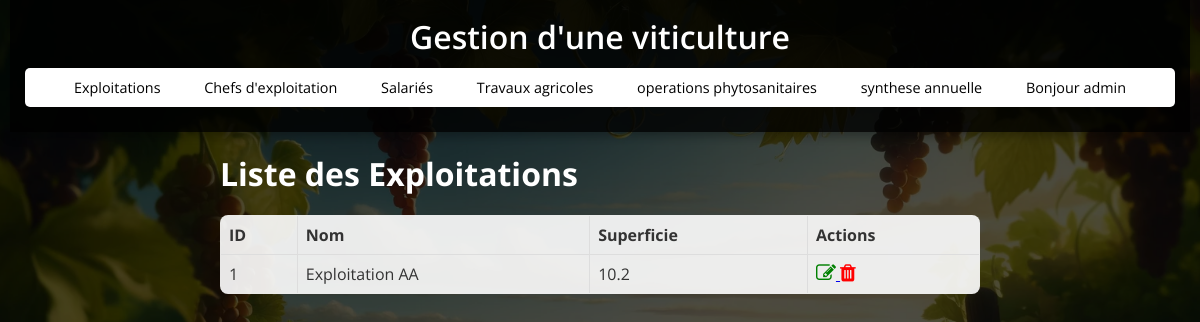
Page /exploitations (signed in) on the earlier database version.
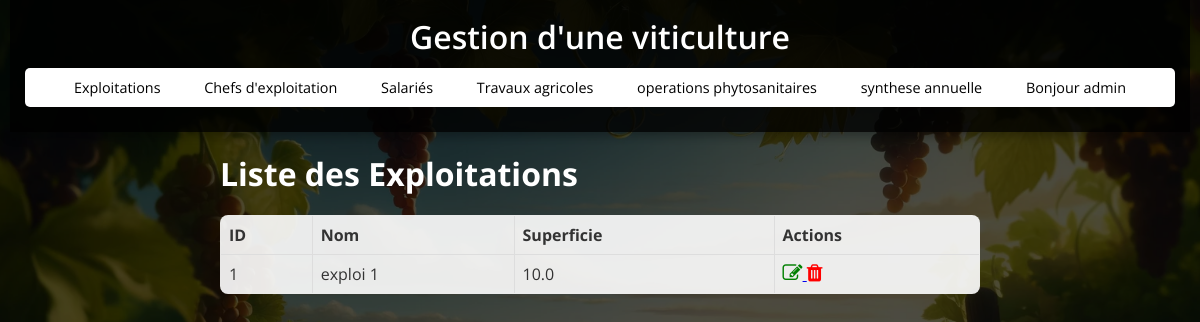
Same page on the later database version.
### tables this page shows
CREATE TABLE exploitations (
                    id_exploitation INTEGER PRIMARY KEY,
                    nom_exploitation TEXT,
                    superficie REAL
                );

### app.py (the view)
@app.route('/exploitations')
def exploitations():
    if 'user_id' not in session:
        return redirect(url_for('login'))
    conn = get_db_connection()
    exploitations = conn.execute('SELECT * FROM exploitations').fetchall()
    conn.close()
    return render_template('exploitations.html', exploitations=exploitations)

### app.py (called while the page is built)
def get_db_connection():
    conn = sqlite3.connect(DB_NAME)
    conn.row_factory = sqlite3.Row  # Retourne les résultats sous forme de dictionnaire
    return conn

### templates/exploitations.html
{% extends 'base.html' %}
{% block content %}
    <h2>Liste des Exploitations</h2>
    <table id="myTable" class="display" style="width:100%">
        <tr>
            <th>ID</th>
            <th>Nom</th>
            <th>Superficie</th>
            <th>Actions</th>
        </tr>
        {% for exploitation in exploitations %}
        <tr>
            <td>{{ exploitation.id_exploitation }}</td>
            <td>{{ exploitation.nom_exploitation }}</td>
            <td>{{ exploitation.superficie }}</td>
            <td>
                <a href="{{ url_for('edit_exploitation', id=exploitation.id_exploitation) }}">
                    <i class="fa fa-edit" style="font-size:20px;color:green"></i>
                </a>
                <a href="{{ url_for('delete_exploitation', id=exploitation.id_exploitation) }}">
<i class="fa fa-trash" style="font-size:20px;color:red;"></i>
                </a>
            </td>
        </tr>
        {% endfor %}
    </table>
{% endblock %}

Differences in the rows shown:
changed exploitations id 1: nom_exploitation "Exploitation AA" → "exploi 1"; superficie "10.2" → "10.0"
